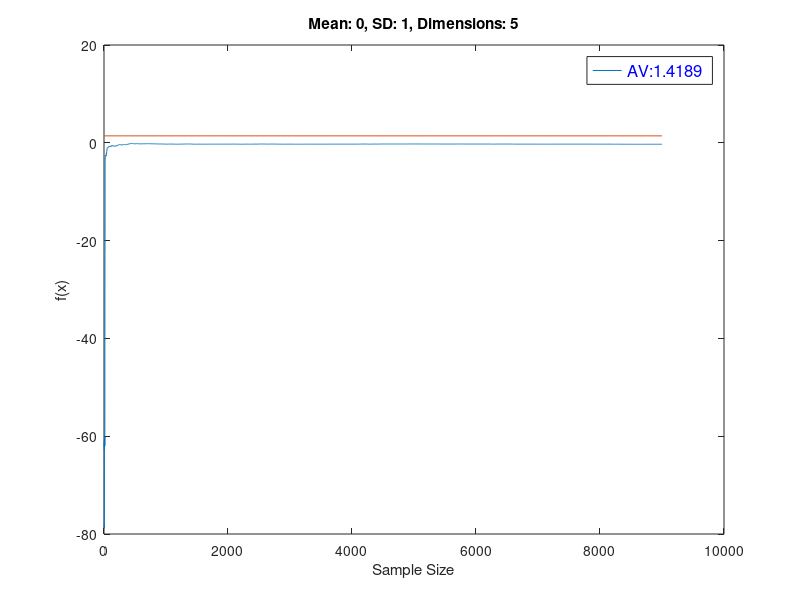

The MATLAB script that drew this image:
%Multivariate MCMC
clear

%function for analytic value
f=@(x) .5*log(2*pi*exp(1)*(x));

%initialization
sampleSize=9000;
%dimensions>1
dim=5;
mean=0;
sd=1;
start=zeros(1, dim);

%target distribution, [chainSize 1] vector
pdf=@(x) mvnpdf(x, zeros(1,dim), eye(dim));
%proposal pdf, [chainSize 1] vector
proppdf=@(x,y) prod(mvnpdf(mean, sd));
%random number generator, [chainSize dim] matrix
proprnd=@(x) normrnd(mean, sd, 1, dim);

%gather samples, returns size [sampleSize dim]
sample=mhsample(start, sampleSize, 'logpdf', pdf, 'proppdf', proppdf, 'proprnd', proprnd);

c=cov(sample)
determinant=det(c)
f(determinant)

%initialize temp to hold samples
temp=zeros(sampleSize, 1);

%for each sample
for i=1:sampleSize
    %calculate covariance and determinant of preceding samples
    sam=sample(1:i, :);
    size(sam);
    co=cov(sam);
    d=det(co);
    temp(i)=f(d);
end
%analytic value
sdi=eye(dim)*sd^2;
analyticVal=f(det(sdi));

%figure;
%hist(sample, 50);

%plotting f(x) at each sample
figure;
plot(1:sampleSize, temp);
hold on;
plot([0 sampleSize], [analyticVal analyticVal]);
hold off;
title(['Mean: ', num2str(mean),', SD: ', num2str(sd),', Dimensions: ', num2str(dim)]);
ylabel('f(x)');
xlabel('Sample Size');
legend({strcat('AV: ', num2str(analyticVal))}, 'FontSize', 12, 'TextColor', 'blue');
